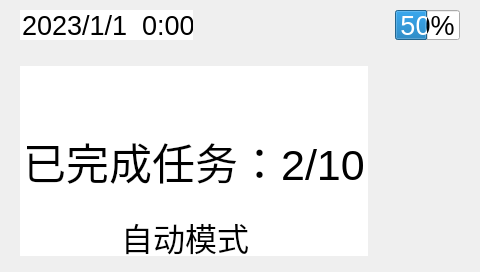
<?xml version="1.0" encoding="UTF-8"?>
<ui version="4.0">
 <class>MainWindow</class>
 <widget class="QMainWindow" name="MainWindow">
  <property name="geometry">
   <rect>
    <x>0</x>
    <y>0</y>
    <width>480</width>
    <height>272</height>
   </rect>
  </property>
  <property name="windowTitle">
   <string>MainWindow</string>
  </property>
  <property name="styleSheet">
   <string notr="true"/>
  </property>
  <widget class="QWidget" name="centralWidget">
   <widget class="QProgressBar" name="BatterBar">
    <property name="geometry">
     <rect>
      <x>395</x>
      <y>10</y>
      <width>65</width>
      <height>30</height>
     </rect>
    </property>
    <property name="font">
     <font>
      <pointsize>20</pointsize>
     </font>
    </property>
    <property name="autoFillBackground">
     <bool>false</bool>
    </property>
    <property name="styleSheet">
     <string notr="true"/>
    </property>
    <property name="value">
     <number>50</number>
    </property>
    <property name="alignment">
     <set>Qt::AlignCenter</set>
    </property>
    <property name="textVisible">
     <bool>true</bool>
    </property>
   </widget>
   <widget class="QDateTimeEdit" name="dateTimeEdit">
    <property name="geometry">
     <rect>
      <x>20</x>
      <y>10</y>
      <width>173</width>
      <height>30</height>
     </rect>
    </property>
    <property name="font">
     <font>
      <pointsize>20</pointsize>
     </font>
    </property>
    <property name="focusPolicy">
     <enum>Qt::NoFocus</enum>
    </property>
    <property name="contextMenuPolicy">
     <enum>Qt::DefaultContextMenu</enum>
    </property>
    <property name="acceptDrops">
     <bool>false</bool>
    </property>
    <property name="toolTip">
     <string/>
    </property>
    <property name="autoFillBackground">
     <bool>true</bool>
    </property>
    <property name="wrapping">
     <bool>false</bool>
    </property>
    <property name="frame">
     <bool>false</bool>
    </property>
    <property name="readOnly">
     <bool>false</bool>
    </property>
    <property name="buttonSymbols">
     <enum>QAbstractSpinBox::NoButtons</enum>
    </property>
    <property name="specialValueText">
     <string/>
    </property>
    <property name="correctionMode">
     <enum>QAbstractSpinBox::CorrectToPreviousValue</enum>
    </property>
    <property name="keyboardTracking">
     <bool>true</bool>
    </property>
    <property name="dateTime">
     <datetime>
      <hour>0</hour>
      <minute>0</minute>
      <second>0</second>
      <year>2023</year>
      <month>1</month>
      <day>1</day>
     </datetime>
    </property>
    <property name="date">
     <date>
      <year>2023</year>
      <month>1</month>
      <day>1</day>
     </date>
    </property>
    <property name="displayFormat">
     <string>yyyy/M/d  h:mm</string>
    </property>
    <property name="timeSpec">
     <enum>Qt::LocalTime</enum>
    </property>
   </widget>
   <widget class="QLabel" name="sign_label">
    <property name="geometry">
     <rect>
      <x>249</x>
      <y>0</y>
      <width>61</width>
      <height>50</height>
     </rect>
    </property>
    <property name="font">
     <font>
      <pointsize>20</pointsize>
     </font>
    </property>
    <property name="styleSheet">
     <string notr="true">background-image: url(:/new/picture/WIFI_good.png);</string>
    </property>
    <property name="text">
     <string/>
    </property>
   </widget>
   <widget class="QLabel" name="water_label">
    <property name="geometry">
     <rect>
      <x>324</x>
      <y>0</y>
      <width>51</width>
      <height>50</height>
     </rect>
    </property>
    <property name="font">
     <font>
      <pointsize>20</pointsize>
     </font>
    </property>
    <property name="styleSheet">
     <string notr="true">background-image: url(:/new/picture/water_middle.png);</string>
    </property>
    <property name="text">
     <string/>
    </property>
   </widget>
   <widget class="QLabel" name="Display_Label">
    <property name="geometry">
     <rect>
      <x>20</x>
      <y>66</y>
      <width>348</width>
      <height>190</height>
     </rect>
    </property>
    <property name="font">
     <font>
      <pointsize>32</pointsize>
     </font>
    </property>
    <property name="styleSheet">
     <string notr="true">background-color: rgb(255, 255, 255);</string>
    </property>
    <property name="text">
     <string>已完成任务：2/10</string>
    </property>
    <property name="alignment">
     <set>Qt::AlignCenter</set>
    </property>
   </widget>
   <widget class="QPushButton" name="SettingButton">
    <property name="geometry">
     <rect>
      <x>388</x>
      <y>66</y>
      <width>72</width>
      <height>87</height>
     </rect>
    </property>
    <property name="mouseTracking">
     <bool>false</bool>
    </property>
    <property name="layoutDirection">
     <enum>Qt::LeftToRight</enum>
    </property>
    <property name="styleSheet">
     <string notr="true"/>
    </property>
    <property name="text">
     <string/>
    </property>
    <property name="icon">
     <iconset resource="picture.qrc">
      <normaloff>:/new/picture/Group 26.png</normaloff>:/new/picture/Group 26.png</iconset>
    </property>
    <property name="iconSize">
     <size>
      <width>71</width>
      <height>87</height>
     </size>
    </property>
    <property name="flat">
     <bool>true</bool>
    </property>
   </widget>
   <widget class="QLabel" name="statue_label">
    <property name="geometry">
     <rect>
      <x>20</x>
      <y>218</y>
      <width>348</width>
      <height>38</height>
     </rect>
    </property>
    <property name="font">
     <font>
      <pointsize>24</pointsize>
     </font>
    </property>
    <property name="styleSheet">
     <string notr="true">border-image: url(:/new/picture/Rectangle 278.png);</string>
    </property>
    <property name="text">
     <string/>
    </property>
    <property name="textFormat">
     <enum>Qt::RichText</enum>
    </property>
    <property name="alignment">
     <set>Qt::AlignCenter</set>
    </property>
   </widget>
   <widget class="QPushButton" name="MissionButton">
    <property name="geometry">
     <rect>
      <x>388</x>
      <y>168</y>
      <width>72</width>
      <height>87</height>
     </rect>
    </property>
    <property name="styleSheet">
     <string notr="true"/>
    </property>
    <property name="text">
     <string/>
    </property>
    <property name="icon">
     <iconset resource="picture.qrc">
      <normaloff>:/new/picture/Group 29.png</normaloff>:/new/picture/Group 29.png</iconset>
    </property>
    <property name="iconSize">
     <size>
      <width>71</width>
      <height>87</height>
     </size>
    </property>
    <property name="flat">
     <bool>true</bool>
    </property>
   </widget>
   <widget class="QLabel" name="batter_1">
    <property name="geometry">
     <rect>
      <x>395</x>
      <y>10</y>
      <width>63</width>
      <height>30</height>
     </rect>
    </property>
    <property name="font">
     <font>
      <pointsize>20</pointsize>
      <weight>75</weight>
      <bold>true</bold>
     </font>
    </property>
    <property name="styleSheet">
     <string notr="true">background-image: url(:/new/picture/batte1.png);</string>
    </property>
    <property name="text">
     <string/>
    </property>
    <property name="alignment">
     <set>Qt::AlignCenter</set>
    </property>
   </widget>
   <widget class="QLabel" name="batter_2">
    <property name="geometry">
     <rect>
      <x>397</x>
      <y>10</y>
      <width>63</width>
      <height>30</height>
     </rect>
    </property>
    <property name="styleSheet">
     <string notr="true">background-image: url(:/new/picture/batter3.png);</string>
    </property>
    <property name="text">
     <string/>
    </property>
   </widget>
   <widget class="QLabel" name="statue_label2">
    <property name="geometry">
     <rect>
      <x>121</x>
      <y>219</y>
      <width>145</width>
      <height>36</height>
     </rect>
    </property>
    <property name="font">
     <font>
      <pointsize>24</pointsize>
     </font>
    </property>
    <property name="styleSheet">
     <string notr="true">background-color: rgba(255, 255, 255, 0);</string>
    </property>
    <property name="text">
     <string>自动模式</string>
    </property>
   </widget>
   <widget class="QLabel" name="RunningState_label">
    <property name="geometry">
     <rect>
      <x>20</x>
      <y>66</y>
      <width>348</width>
      <height>49</height>
     </rect>
    </property>
    <property name="font">
     <font>
      <pointsize>26</pointsize>
     </font>
    </property>
    <property name="styleSheet">
     <string notr="true"/>
    </property>
    <property name="text">
     <string/>
    </property>
   </widget>
   <widget class="QLabel" name="label">
    <property name="geometry">
     <rect>
      <x>0</x>
      <y>0</y>
      <width>480</width>
      <height>272</height>
     </rect>
    </property>
    <property name="styleSheet">
     <string notr="true">background-image: url(:/new/picture/mainpicture1.png);</string>
    </property>
    <property name="text">
     <string/>
    </property>
   </widget>
   <zorder>label</zorder>
   <zorder>batter_1</zorder>
   <zorder>BatterBar</zorder>
   <zorder>dateTimeEdit</zorder>
   <zorder>sign_label</zorder>
   <zorder>water_label</zorder>
   <zorder>Display_Label</zorder>
   <zorder>SettingButton</zorder>
   <zorder>statue_label</zorder>
   <zorder>MissionButton</zorder>
   <zorder>batter_2</zorder>
   <zorder>statue_label2</zorder>
   <zorder>RunningState_label</zorder>
  </widget>
 </widget>
 <layoutdefault spacing="6" margin="11"/>
 <resources>
  <include location="picture.qrc"/>
 </resources>
 <connections/>
</ui>
